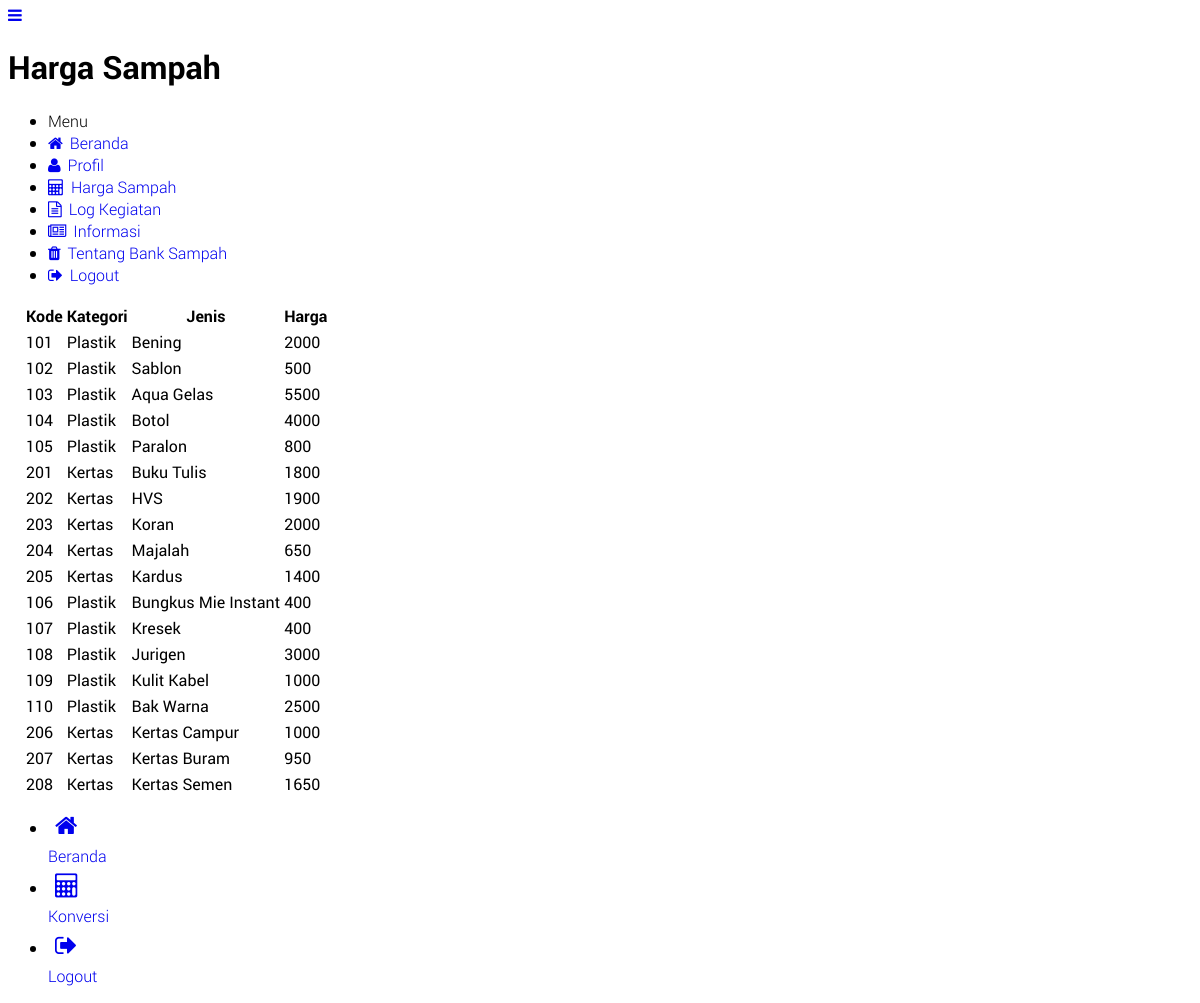
The app's page /harga.php (signed in) with its own data.
### tables this page shows
CREATE TABLE IF NOT EXISTS `sampah` (
  `kode` int(10) NOT NULL,
  `kategori` varchar(20) NOT NULL,
  `jenis` varchar(20) NOT NULL,
  `harga` int(7) NOT NULL,
  PRIMARY KEY (`kode`)
);

### harga.php (the view, shortened to what this page needs)
<?php
$query4=mysql_query("SELECT * FROM sampah");
?>
<html>
    <head>
        <link rel="stylesheet" href="css/font-awesome.min.css" />
        <link rel="stylesheet" href="css/font-awesome.css" />
		<link rel="stylesheet" href="http://code.jquery.com/mobile/1.4.2/jquery.mobile-1.4.2.min.css" />
        <link rel="stylesheet" href="css/jquerymobile.nativedroid.css" />
        <link rel="stylesheet" href="css/jquerymobile.nativedroid.dark.css"  id='jQMnDTheme' />
        <link rel="stylesheet" href="css/jquerymobile.nativedroid.color.green.css" id='jQMnDColor' />
    </head>
    <body>
    <div data-role="page" data-theme='b'>
        <div data-role="header" data-position="fixed" data-tap-toggle="false" data-theme='b'>
            <a href="#mypanel" data-role='button' data-inline='true'><i class='lIcon fa fa-bars'></i></a>
            <h1>Harga Sampah</h1>
        </div>
        <div data-role="panel" data-display="push" id="mypanel" data-theme="b">
            <ul data-role="listview">
                <li>Menu</li>
                <li data-icon='false'><a href="nasabah.php?user=$sesi" data-ajax="false"><i class='lIcon fa fa-home'></i>Beranda</a></li>
                <li data-icon='false'><a href="profil.php?user=$sesi" data-ajax="false"><i class='lIcon fa fa-user'></i>Profil</a></li>
                <li data-icon='false'><a href="harga.php?user=$sesi" data-ajax="false"><i class='lIcon fa fa-calculator'></i>Harga Sampah</a></li>
                <li data-icon='false'><a href="log.php?user=$sesi" data-ajax="false"><i class='lIcon fa fa-file-text-o'></i>Log Kegiatan</a></li>
                <li data-icon='false'><a href="info.php?user=$sesi" data-ajax="false"><i class='lIcon fa fa-newspaper-o'></i>Informasi</a></li>
                <li data-icon='false'><a href="about.php?user=$sesi" data-ajax="false"><i class='lIcon fa fa-trash'></i>Tentang Bank Sampah</a></li>
                <li data-icon='false'><a href="logout.php?user=$sesi" data-ajax="false" onClick="return confirm('Anda yakin ingin Keluar ?')"><i class='lIcon fa fa-sign-out'></i>Logout</a></li>
            </ul>
        </div>
		<div data-role="content">
	        <div class='inset'>
                <table data-role="table" id="table-column-toggle" data-mode="columntoggle" class="ui-responsive table-stroke">
                  <thead>
                    <tr>
                        <th data-priority="5">Kode</th>
                        <th data-priority="1">Kategori</th>
                        <th data-priority="2">Jenis</th>
                        <th>Harga</th>
                    </tr>
                  </thead>
                  <tbody>
                  <?php
                     while ($datas=mysql_fetch_array($query4)){
                      echo "
                            <tr>
                                <td>$datas[kode]</td>
                                <td>$datas[kategori]</td>
                                <td>$datas[jenis]</td>
                                <td>$datas[harga]</td>
                            </tr>";
                      }
                  ?>
                  </tbody>
                </table>
            </div>
        </div>
        <div data-position="fixed" data-tap-toggle="false" data-role="footer" data-tap-toggle="false" data-theme='b'>
            <div data-role="navbar">
                <ul>
                    <li><a href="nasabah.php?user=$sesi" data-ajax="false"><i class='blIcon fa fa-home'></i>Beranda</a></li>
                    <li><a href="konversi.php?user=$sesi" data-ajax="false"><i class='blIcon fa fa-calculator'></i>Konversi</a></li>
                    <li><a href="logout.php?user=$sesi" data-ajax="false" onClick="return confirm('Anda yakin ingin Keluar ?')"><i class='blIcon fa fa-sign-out'></i>Logout</a></li>
                </ul>
            </div>
        </div>
    </div>
    </body>
</html>

### records on screen
sampah: kode "101", kategori "Plastik", jenis "Bening", harga "2000"
sampah: kode "102", kategori "Plastik", jenis "Sablon", harga "500"
sampah: kode "103", kategori "Plastik", jenis "Aqua Gelas", harga "5500"
sampah: kode "104", kategori "Plastik", jenis "Botol", harga "4000"
sampah: kode "105", kategori "Plastik", jenis "Paralon", harga "800"
sampah: kode "201", kategori "Kertas", jenis "Buku Tulis", harga "1800"
sampah: kode "202", kategori "Kertas", jenis "HVS", harga "1900"
sampah: kode "203", kategori "Kertas", jenis "Koran", harga "2000"
sampah: kode "204", kategori "Kertas", jenis "Majalah", harga "650"
sampah: kode "205", kategori "Kertas", jenis "Kardus", harga "1400"
sampah: kode "106", kategori "Plastik", jenis "Bungkus Mie Instant", harga "400"
sampah: kode "107", kategori "Plastik", jenis "Kresek", harga "400"
sampah: kode "108", kategori "Plastik", jenis "Jurigen", harga "3000"
sampah: kode "109", kategori "Plastik", jenis "Kulit Kabel", harga "1000"
sampah: kode "110", kategori "Plastik", jenis "Bak Warna", harga "2500"
sampah: kode "206", kategori "Kertas", jenis "Kertas Campur", harga "1000"
sampah: kode "207", kategori "Kertas", jenis "Kertas Buram", harga "950"
sampah: kode "208", kategori "Kertas", jenis "Kertas Semen", harga "1650"
